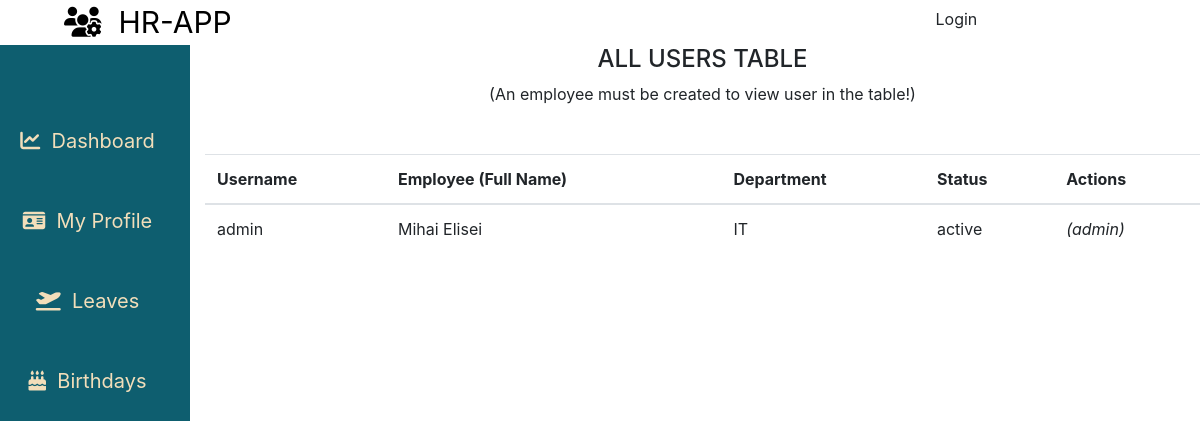
The page /employees/users/all/ on the database as committed earlier.
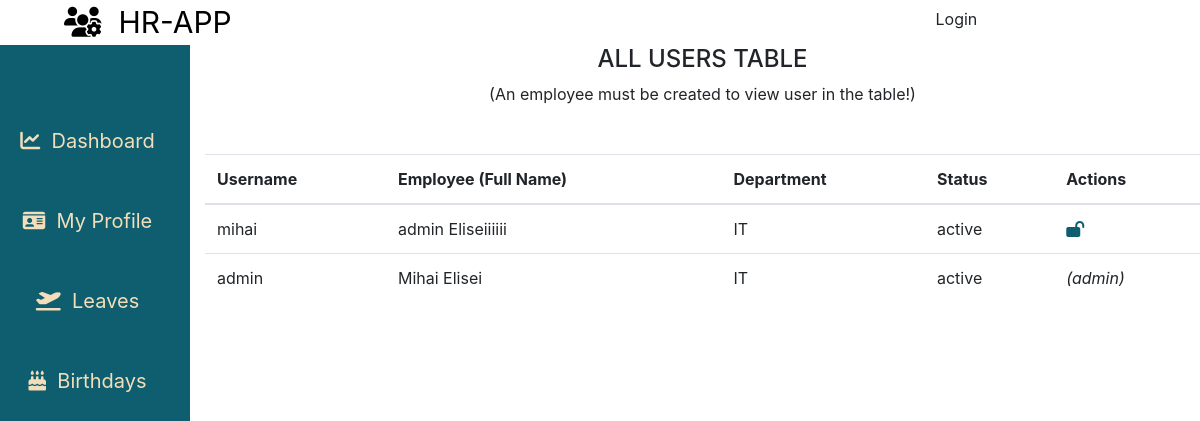
The same page on the database as committed later.
### employees/models.py (models this page shows, shortened)
class Employee(models.Model):
    MALE = 'male'
    FEMALE = 'female'
    GENDER = (
    (MALE, 'Male'),
    (FEMALE, 'Female'),
    )
    MR = 'Mr'
    MRS = 'Mrs'
    MSS = 'Mss'
    DR = 'Dr'
    SIR = 'Sir'
    MADAM = 'Madam'
    TITLE = (
    (MR, 'Mr'),
    (MRS, 'Mrs'),
    (MSS, 'Mss'),
    (DR, 'Dr'),
    (SIR, 'Sir'),
    (MADAM, 'Madam'),
    )
    FULL_TIME = 'Full-Time'
    PART_TIME = 'Part-Time'
    CONTRACT = 'Contract'
    INTERN = 'Intern'
    EMPLOYEETYPE = (
    (FULL_TIME, 'Full-Time'),
    (PART_TIME, 'Part-Time'),
    (CONTRACT, 'Contract'),
    (INTERN, 'Intern'),
    )
    MASTERS = 'Masters Degree'
    BACHELOR = 'Bachelor Degree'
    ADVANCED = 'Craft / Higher Certificate'
    LEAVING = 'Leaving Certificate'
    JUNIOR = 'Junior Certificate'
    OTHER = 'Other'
    EDUCATIONAL_LEVEL = (
    (MASTERS, 'Masters Degree'),
    (BACHELOR, 'Bachelor Degree'),
    (ADVANCED, 'Craft / Higher Certificate'),
    (LEAVING, 'Leaving Certificate'),
    (JUNIOR, 'Junior Certificate'),
    (OTHER, 'Other'),
    )
    id = models.CharField(_('Employee ID Number'), max_length=10, null=False, blank=False, primary_key=True)
    user = models.ForeignKey(User, on_delete=models.CASCADE, default=None)
    title = models.CharField(_('Title'), max_length=5, default=MR, choices=TITLE, blank=False, null=False)
    firstname = models.CharField(_('First Name'), max_length=125, null=False, blank=False)
    lastname = models.CharField(_('Last Name'), max_length=125, null=False, blank=False)
    othername = models.CharField(_('Other Name (optional)'), max_length=125, null=True, blank=True)
    sex = models.CharField(_('Gender'), max_length=9, choices=GENDER, blank=False)
    email = models.CharField(_('Email'), max_length=255, default=None, blank=False, null=False)
    tel = PhoneNumberField(null=False, blank=False, verbose_name='Phone Number', help_text= 'Enter number with Country Code Eg. +353000000000')
    birthday = models.DateField(_('Birthday'),blank=False,null=False)
    nationality = models.ForeignKey(Nationality, verbose_name=_('Nationality'), on_delete=models.SET_NULL, null=True, default=None)
    address = models.CharField(_('Address'), help_text='address of current residence', max_length=125, null=True, blank=True)
    education = models.CharField(_('Education'),help_text='Highest educational level', max_length=26, choices=EDUCATIONAL_LEVEL, blank=False, null=True)
    lastwork = models.CharField(_('Last Place of Work'), help_text='Where was the last place you worked ?', max_length=125, null=True, blank=True)
    position = models.CharField(_('Position Held'),help_text='What position where you in your last place of work ?', max_length=255, null=True, blank=True)
    department = models.ForeignKey(Department, verbose_name =_('Department'), on_delete=models.SET_NULL, null=True, default=None)
    role = models.ForeignKey(Role, verbose_name=_('Role'), on_delete=models.SET_NULL, null=True, default=None)
    startdate = models.DateField(_('Employement Date'), help_text='date of employement', blank=False, null=True)
    employeetype = models.CharField(_('Employee Type'), max_length=15, default=FULL_TIME, choices=EMPLOYEETYPE, blank=False, null=True)
    dateissued = models.DateField(_('Date Issued'), help_text='date staff id was issued', blank=False, null=True)
    created = models.DateTimeField(verbose_name=_('Created'), auto_now_add=True, null=True)
    is_blocked = models.BooleanField(_('Is Blocked'),help_text='button to toggle employee block and unblock',default=False)
    is_deleted = models.BooleanField(_('Is Deleted'),help_text='button to toggle employee deleted and undelete',default=False)
    class Meta:
        verbose_name = _('Employee')
        verbose_name_plural = _('Employees')
        ordering = ['-created']
    @property
    def get_full_name(self):
        fullname = ''
        firstname = self.firstname
        lastname = self.lastname
        othername = self.othername
        if (firstname and lastname) or othername is None:
            fullname = firstname + ' ' + lastname
            return fullname
        elif othername:
            fullname = firstname + ' ' + lastname + ' ' + othername
            return fullname
        return

class Department(models.Model):
    name = models.CharField(max_length=125)
    description = models.CharField(max_length=125, null=True, blank=True)
    created = models.DateTimeField(verbose_name=_('Created'), auto_now_add=True)
    updated = models.DateTimeField(verbose_name=_('Updated'), auto_now=True)
    class Meta:
        verbose_name = _('Department')
        verbose_name_plural = _('Departments')
        ordering = ['name', 'created']
    def __str__(self):
        return self.name

### employees/views.py (the view)
# urls.py: path('users/all/', views.all_users, name='all_users'),
def all_users(request):
    employees = Employee.objects.all()
    paginator = Paginator(employees,5)
    page = request.GET.get('page')
    employees_paginated = paginator.get_page(page)
    return render(request,'employees/all_users.html',{'employees':employees_paginated, 'title':'Users List'})

### employees/templates/employees/all_users.html (shortened to what this page needs)
{% extends "base.html" %}
{% load static %}
{% load crispy_forms_tags %}
{% block content %}
<div class="container-fluid">
    <div class="row flex-nowrap mt-0">
        <div class="col-auto col-md-2 col-xl-2 px-sm-2 px-0 teal-color beige-color">
            <div class="d-flex flex-column align-items-center align-items-sm-start px-3 pt-2 min-vh-100">
                <ul class="nav nav-pills flex-column mb-sm-auto mt-5 align-items-center align-items-sm-right" id="menu"
                    style="width: 100%;">
                    <li class="nav-item sidebar-item">
                        <a href="{% url 'home' %}" class="nav-link align-middle px-0">
                            <i class="fas fa-chart-line"></i><span class="ms-1 d-none d-sm-inline">&nbsp;
                                Dashboard</span>
                        </a>
                    </li>
                    <li class="nav-item sidebar-item">
                        <a href="{% url 'userprofile' %}" class="nav-link align-middle px-0">
                            <i class="fas fa-id-card"></i><span class="ms-1 d-none d-sm-inline">&nbsp; My Profile</span>
                        </a>
                    </li>
                    <li class="nav-item sidebar-item">
                        <a href="#" class="nav-link align-middle px-0">
                            <i class="fas fa-plane-departure"></i><span class="ms-1 d-none d-sm-inline">&nbsp;
                                Leaves</span>
                        </a>
                    </li>
                    <li class="nav-item sidebar-item">
                        <a href="#" class="nav-link align-middle px-0">
                            <i class="fas fa-birthday-cake"></i><span class="ms-1 d-none d-sm-inline">&nbsp;
                                Birthdays</span>
                        </a>
                    </li>
                </ul>
            </div>
        </div>
        <div class="col-10">
            <div class="table-responsive table-shadow">
                <div class="text-center table-description">
                    <h4 class="table-title">ALL USERS TABLE</h4>
                    <p class="subtitle">(An employee must be created to view user in the table!)</p>
                </div>
                <table class="table mt-5">
                    <thead>
                        <tr>
                            <th scope="col" class="hide">Username</th>
                            <th scope="col">Employee (Full Name) </th>
                            <th scope="col" class="hide">Department</th>
                            <th scope="col">Status</th>
                            <th scope="col">Actions</th>
                        </tr>
                    </thead>
                    <tbody>
                        {% for emp in employees %}
                        <tr>
                            <td class="hide">{{emp.user.username}}</td>
                            <td>{{ emp.get_full_name }}</td>
                            <td class="hide">{{ emp.department }}</td>
                            {% if emp.user.is_active %}
                            <td>active</td>
                            {% else %}
                            <td>inactive</td>
                            {% endif %}
                            {% if emp.user.is_active and emp.user.is_superuser %}
                            <td style="font-style:italic;">(admin)</td>
                            {% elif emp.user.is_active %}
                            <td><a href="{% url 'block_users' emp.user.id %}" title="block user"><i
                                        class="fas fa-lock-open" style="color: #0E5E6F;"></i></a></td>
                            {% else %}
                            <td><a href="{% url 'unblock_users' emp.user.id %}" title="unblock user"><i
                                        class="fas fa-lock" style="color: #0E5E6F;"></i></a></td>
                            {% endif %}
                        </tr>
                        {% endfor %}
                    </tbody>
                </table>
            </div>
        </div>
    </div>
</div>
{% endblock %}

Rows that differ between the two databases and show on the page:
added Employee: user.username "mihai", get_full_name "admin Eliseiiiiii", department "IT", shows "active"
